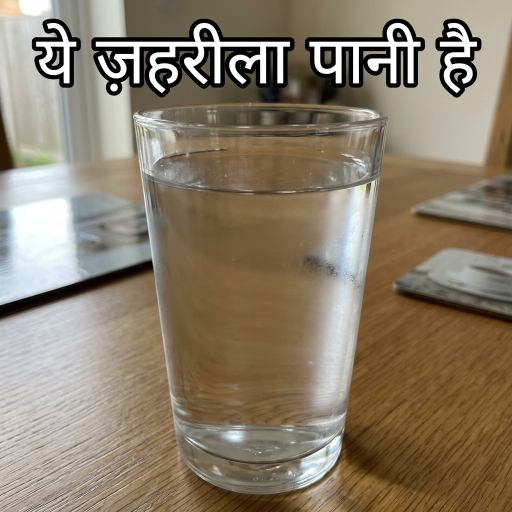
#> input picture bonus_multimodal/fixtures/sample_memes/meme_01_hindi_water_fakenews.png, 1024 x 1024 px (shown at 1/2 size)
$ python -i ocr_extraction.py   (imports and definitions only)
#> lines starting #> are read from the running program, lines starting #| are printed output that depends on the picture
"""
OCR text extraction from meme images.

Primary: Tesseract OCR with Hindi (hin) and Gujarati (guj) language packs.
Secondary (stub): Sarvam Akshar API for higher-quality Indic OCR.
Includes image preprocessing for improved OCR accuracy.
"""

from __future__ import annotations

import logging
from dataclasses import dataclass
from pathlib import Path
from typing import Optional

logger = logging.getLogger(__name__)


@dataclass(frozen=True)
class OCRResult:
    """Result of OCR text extraction."""

    text: str
    confidence: float  # 0.0 – 1.0
    language: str  # Detected/requested language
    source: str  # "tesseract" | "sarvam_akshar"


def _preprocess_image(image_path: str | Path):
    """
    Preprocess image for better OCR accuracy.

    Applies: grayscale conversion, contrast enhancement, noise reduction.

    Returns:
        PIL Image object ready for OCR.
    """
    from PIL import Image, ImageEnhance, ImageFilter

    img = Image.open(image_path)
#> img is the input picture: PIL image 1024x1024 RGB; mean R, G, B 138.7, 126.3, 107.2

    # Convert to grayscale
    img = img.convert("L")
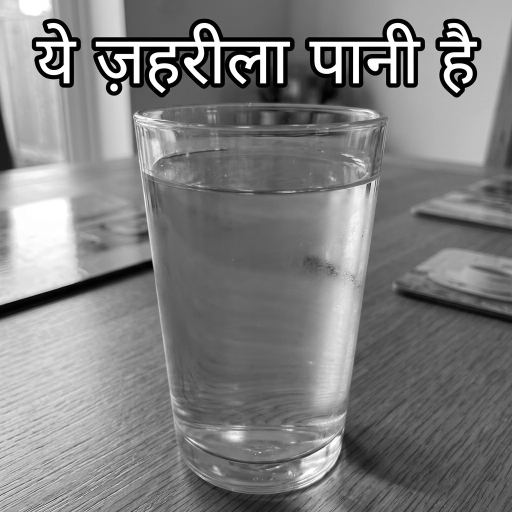
#> img: PIL image 1024x1024 L (shown at 1/2 size); min 0, max 255, mean 127.8

    # Enhance contrast
    enhancer = ImageEnhance.Contrast(img)
    img = enhancer.enhance(2.0)
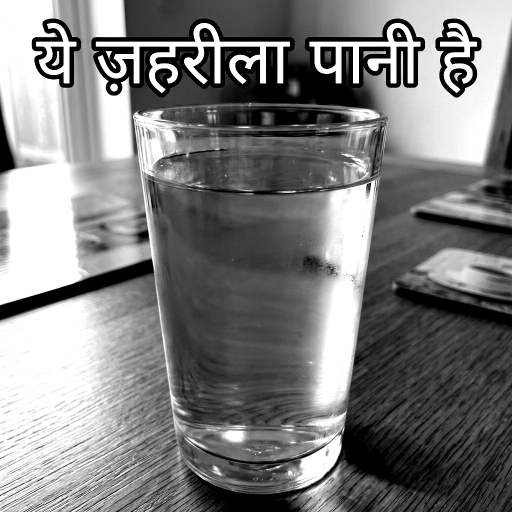
#> img: PIL image 1024x1024 L (shown at 1/2 size); min 0, max 255, mean 126.1

    # Sharpen
    img = img.filter(ImageFilter.SHARPEN)

    # Reduce noise with median filter
    img = img.filter(ImageFilter.MedianFilter(size=3))

    # Resize if too small (OCR works better on larger images)
    min_dim = min(img.size)
#> min_dim = 1024
    if min_dim < 300:
        scale = 300 / min_dim
        new_size = (int(img.size[0] * scale), int(img.size[1] * scale))
        img = img.resize(new_size, Image.LANCZOS)

    return img


# [149 lines left out: functions extract_text_tesseract, extract_text_sarvam_akshar, extract_text, not called in this run]

>>> result = _preprocess_image('fixtures/sample_memes/meme_01_hindi_water_fakenews.png')
